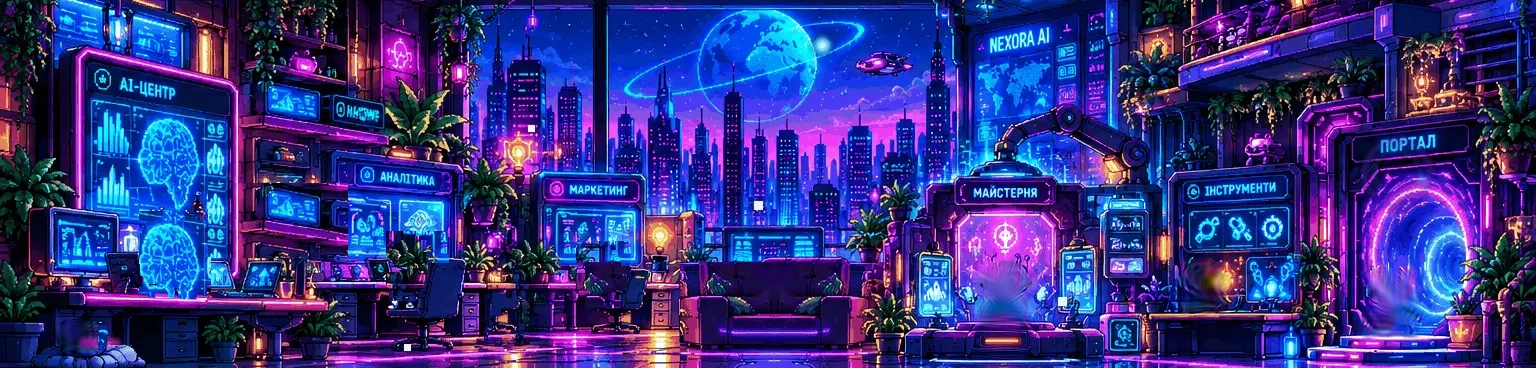
#> input picture assets/room.webp, 1536 x 368 px
$ python 06_trace_plants.py
#> lines starting #> are read from the running program, lines starting #| are printed output that depends on the picture
#!/usr/bin/env python3
"""
tools/image/06_trace_plants.py — ВАЗОНИ ЛІВОГО КРИЛА: ТОЧНІ КОПІЇ З КАРТИНКИ КІМНАТИ
--------------------------------------------------------------------------------
Власник попросив вазони "точно такі, як були, і на тих самих місцях". Тому вазони
лівого крила (AI-центр, аналітика, маркетинг) не малюються наново, а переносяться
з assets/room.webp (2x) у чисті спрайти:
  1) маска: листя за кольором (зелене/жовте — не фіолет, не синє, не рожеве),
     темний контур поруч із листям, горщик — простим полігоном; полігон "keep"
     обмежує саму рослину, "drop" — прибирає зайве (сусідні предмети)
  2) кольори зведено до палітри (k-means) і прибрано поодинокі пікселі —
     виходить чистий піксель-арт без розмиття
  3) навколо силуету — темний контур
Результат: assets/plants_wing.png (атлас) + js/objects/wing_plants_data.js
(де кожен спрайт стоїть у кімнаті, де верх горщика — від нього гойдається листя).
Запуск: python3 tools/image/06_trace_plants.py
"""
import json, pathlib, numpy as np, cv2
from PIL import Image
ROOT = pathlib.Path(__file__).resolve().parents[2]
ROOM = np.array(Image.open(ROOT / 'assets/room.webp').convert('RGB'))
#> ROOM is the input picture: shape (368, 1536, 3); mean R, G, B 52.9, 50.5, 131.4
RS = ROOM.shape[1] / 1536                       # пікселів картинки на одиницю кімнати (2)
#> RS = 1

def crop(box):
    x0, y0, x1, y1 = box
    return ROOM[int(round(y0 * RS)):int(round(y1 * RS)), int(round(x0 * RS)):int(round(x1 * RS))].copy()

def poly_mask(shape, polys, box):
    m = np.zeros(shape[:2], np.uint8)
    for p in polys:
        cv2.fillPoly(m, [np.array([[(x - box[0]) * RS, (y - box[1]) * RS] for x, y in p], np.int32)], 1)
    return m

def leafish(c, loose):
    r, g, b = [c[..., i].astype(int) for i in range(3)]
    mx = np.maximum(np.maximum(r, g), b)
    return ((g >= b - 6) & (g >= r - (40 if loose else 22)) & (mx > 22)) | ((r > 120) & (g > 110) & (b < g - 30))

def build(P):
    box = P['box']; c = crop(box); h, w = c.shape[:2]
    lm = leafish(c, P.get('loose', True)).astype(np.uint8)
    keep = poly_mask(c.shape, P['keep'], box)
    lm &= keep
    r, g, b = [c[..., i].astype(int) for i in range(3)]
    dark = np.maximum(np.maximum(r, g), b) < 60
    near = cv2.dilate(lm, np.ones((5, 5), np.uint8)) > 0
    m = ((lm > 0) | (dark & near)) & (keep > 0)
    for p in P.get('pot', []): m |= poly_mask(c.shape, [p], box) > 0
    for p in P.get('drop', []): m &= ~(poly_mask(c.shape, [p], box) > 0)
    m = m.astype(np.uint8)
    m = cv2.morphologyEx(m, cv2.MORPH_CLOSE, np.ones((3, 3), np.uint8))
    m = cv2.morphologyEx(m, cv2.MORPH_OPEN, np.ones((2, 2), np.uint8))
    n, lab, st, _ = cv2.connectedComponentsWithStats(m); k = np.zeros_like(m)
    for i in range(1, n):
        if st[i, cv2.CC_STAT_AREA] >= P.get('min_area', 60): k[lab == i] = 1
    inv = (1 - k).astype(np.uint8); n2, lab2, st2, _ = cv2.connectedComponentsWithStats(inv)
    for i in range(1, n2):
        x, y, ww, hh, a = st2[i]
        if a < 40 and x > 0 and y > 0 and x + ww < w and y + hh < h: k[lab2 == i] = 1
    return c, k

def clean(c, m, k=16):
    px = c[m > 0].reshape(-1, 3).astype(np.float32)
    _, lab, cen = cv2.kmeans(px, k, None, (cv2.TERM_CRITERIA_EPS + cv2.TERM_CRITERIA_MAX_ITER, 40, .5), 4, cv2.KMEANS_PP_CENTERS)
    idx = np.full(m.shape, -1, np.int32); idx[m > 0] = lab.flatten()
    out = idx.copy(); H, W = m.shape
    for y in range(1, H - 1):                    # поодинокі пікселі -> колір більшості сусідів
        for x in range(1, W - 1):
            if idx[y, x] < 0: continue
            nb = idx[y - 1:y + 2, x - 1:x + 2].flatten(); nb = nb[nb >= 0]
            v, cnt = np.unique(nb, return_counts=True)
            if (nb == idx[y, x]).sum() <= 1 and cnt.max() >= 5: out[y, x] = v[cnt.argmax()]
    rgba = np.zeros((H, W, 4), np.uint8)
    rgba[m > 0, :3] = cen[out[m > 0]].astype(np.uint8); rgba[m > 0, 3] = 255
    edge = (cv2.dilate(m, np.ones((3, 3), np.uint8)) > 0) & (m == 0)
    rgba[edge] = (10, 8, 20, 255)
    return rgba

# ---------- вазони (координати — одиниці кімнати, як у core/config.js) ----------
PLANTS = [
  dict(id='aiVinesTL', box=(0, 0, 56, 132), pot_top=0, floor=0, stage='wall', min_area=25,                    # ліани, що звисають у верхньому лівому куті
       keep=[[(0, 0), (52, 0), (52, 30), (46, 60), (36, 95), (30, 132), (0, 132)]], drop=[[(0, 76), (16, 76), (16, 132), (0, 132)]]),
  dict(id='aiCorner', box=(0, 134, 84, 364), pot_top=320, floor=362, stage='behindDesk',      # високий кущ у кутку AI-центру, темно-синій горщик
       keep=[[(0, 134), (30, 134), (60, 150), (84, 176), (84, 206), (52, 206), (30, 212), (30, 264), (52, 278), (52, 322), (46, 326), (46, 364), (0, 364)]],
       pot=[[(0, 319), (43, 319), (44, 326), (42, 362), (0, 362)]], drop=[[(0, 132), (16, 132), (16, 153), (0, 153)]]),
  dict(id='aiUnderA', box=(196, 304, 252, 364), pot_top=343, floor=362,                        # під столом AI-центру: кущ у темно-синьому горщику
       keep=[[(198, 306), (250, 306), (250, 364), (198, 364)]],
       pot=[[(211, 342), (242, 342), (241, 362), (212, 362)]]),
  dict(id='aiLantern', box=(244, 324, 268, 364), pot_top=364, floor=362, loose=True, lamp=True, # теплий ліхтарик на підлозі
       keep=[[(246, 326), (266, 326), (266, 364), (246, 364)]],
       pot=[[(249, 328), (263, 328), (264, 362), (248, 362)]]),
  dict(id='aiUnderB', box=(284, 302, 350, 364), pot_top=343, floor=362,                        # під поличками: кущ із жовтими кінчиками
       keep=[[(286, 304), (350, 304), (350, 346), (334, 346), (334, 364), (296, 364), (296, 340), (286, 340)]],
       pot=[[(299, 342), (331, 342), (330, 362), (300, 362)], [(304, 330), (326, 330), (330, 343), (300, 343)]]),
  dict(id='anTop', box=(362, 74, 472, 166), pot_top=142, floor=160,                            # велика строката рослина на будці аналітики
       keep=[[(395, 76), (420, 82), (450, 96), (462, 104), (472, 118), (470, 128), (456, 128), (452, 150), (440, 162), (382, 162), (376, 150), (366, 140), (370, 118), (378, 100), (390, 82)]],
       pot=[[(384, 142), (432, 142), (430, 159), (388, 159)]], drop=[[(452, 124), (474, 124), (474, 168), (444, 168)]]),
  dict(id='mkDeskA', box=(460, 234, 512, 290), pot_top=270, floor=286,                         # на столі маркетингу: строката рослина в теракоті
       keep=[[(462, 236), (508, 236), (508, 268), (494, 270), (494, 288), (474, 288), (472, 270), (462, 266)]],
       pot=[[(474, 270), (493, 270), (492, 286), (476, 286)]]),
  dict(id='mkDeskB', box=(500, 228, 552, 290), pot_top=272, floor=286,                         # на столі маркетингу: темно-зелений кущ
       keep=[[(513, 230), (550, 230), (550, 276), (538, 286), (516, 286), (513, 272)]],
       pot=[[(514, 272), (536, 272), (535, 286), (516, 286)]]),
]

def main():
    sprites, meta = [], []
    for P in PLANTS:
        c, m = build(P); rgba = clean(c, m)
        ys, xs = np.nonzero(rgba[..., 3])
        y0, y1, x0, x1 = ys.min(), ys.max() + 1, xs.min(), xs.max() + 1
        rgba = rgba[y0:y1, x0:x1]
        sprites.append(rgba)
        meta.append(dict(id=P['id'], x=round(P['box'][0] + x0 / RS, 2), y=round(P['box'][1] + y0 / RS, 2), w=int(x1 - x0), h=int(y1 - y0),
                         potTop=P['pot_top'], floor=P['floor'], stage=P.get('stage', 'layer'), lamp=P.get('lamp', False)))
#> this loop made 8 passes
#> (n in build, st in build, y0, y1, x0, x1) on passes 3 to 8: (2, [[0, 0, 56, 60, 1560], [5, 11, 50, 49, 1800]], 10, 60, 4, 56), (2, [[0, 0, 24, 40, 371], [3, 5, 19, 35, 589]], 4, 40, 2, 23), (2, [[0, 0, 66, 62, 2261], [13, 3, 50, 59, 1831]], 2, 62, 12, 64), (2, [[0, 0, 110, 92, 6177], [22, 8, 82, 79, 3943]], 7, 88, 21, 105), (2, [[0, 0, 52, 56, 1870], [5, 8, 45, 46, 1042]], 7, 55, 4, 51), (2, [[0, 0, 52, 62, 1992], [14, 14, 38, 46, 1232]], 13, 61, 13, 52)
#> (n in build, y0, y1, x0, x1) on passes 1 to 2: (5, 0, 116, 0, 55), (4, 11, 230, 0, 73)
#> pass 1, in build, `c = crop(box)`:
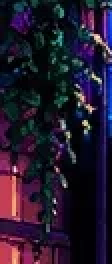
#> c: shape (132, 56, 3) (shown 2 times larger); mean of channels 0, 1, 2 35.3, 24.7, 44.8; drawn as R, G, B
#> pass 1, in leafish, `r, g, b = [c[..., i].astype(int) for i in range(3)]`:
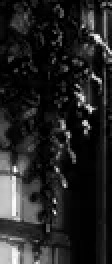
#> r: shape (132, 56) int64 (shown 2 times larger); min 0, max 255, mean 35.3
#> pass 1, in leafish, `r, g, b = [c[..., i].astype(int) for i in range(3)]`:
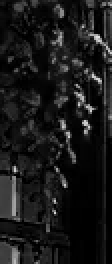
#> g: shape (132, 56) int64 (shown 2 times larger); min 0, max 225, mean 24.7
#> pass 1, in leafish, `r, g, b = [c[..., i].astype(int) for i in range(3)]`:
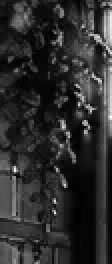
#> b: shape (132, 56) int64 (shown 2 times larger); min 0, max 254, mean 44.8
#> after the loop:
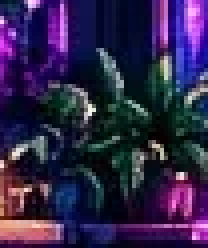
#> c: shape (62, 52, 3) (shown 4 times larger); mean of channels 0, 1, 2 48.4, 36.7, 75; drawn as R, G, B
#> after the loop, meta = 8 items; sprites = 8 items
    # атлас: усе в один ряд з проміжком 2 px
    W = sum(s.shape[1] + 2 for s in sprites); H = max(s.shape[0] for s in sprites)
#> after `W = sum((s.shape[1] + 2 for s in sprites))`: W = 439
#> after `H = max((s.shape[0] for s in sprites))`: H = 219
    atlas = np.zeros((H, W, 4), np.uint8); x = 0
    for s, mt in zip(sprites, meta):
        atlas[:s.shape[0], x:x + s.shape[1]] = s; mt['ax'] = x; x += s.shape[1] + 2
#> this loop made 8 passes
#> x on passes 1 to 8: 57, 132, 186, 209, 263, 349, 398, 439
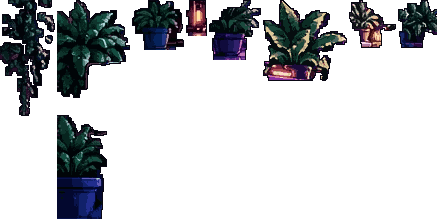
#> atlas: shape (219, 439, 4); mean of channels 0, 1, 2, 3 8, 9.6, 12, 64.7; transparent parts drawn white
#> after the loop, x = 439
    Image.fromarray(atlas).save(ROOT / 'assets/plants_wing.png', optimize=True)
    js = ('/* Згенеровано tools/image/06_trace_plants.py — не редагувати вручну.\n'
          ' * Вазони лівого крила: де кожен спрайт атласу assets/plants_wing.png стоїть у кімнаті\n'
          ' * (x, y — лівий верх в одиницях кімнати; w, h — пікселі атласу, 2 px = 1 од.). */\n'
          'NX.WING_PLANTS = ' + json.dumps(meta, ensure_ascii=False) + ';\n')
    (ROOT / 'js/objects/wing_plants_data.js').write_text(js, encoding='utf-8')
    print('atlas', atlas.shape, [m['id'] for m in meta])
#| atlas (219, 439, 4) ['aiVinesTL', 'aiCorner', 'aiUnderA', 'aiLantern', 'aiUnderB', 'anTop', 'mkDeskA', 'mkDeskB']

if __name__ == '__main__':
    main()
